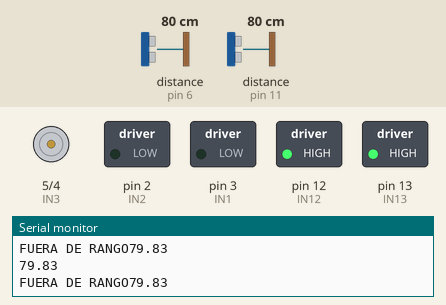
A sketch run on a simulated Arduino Uno, built with avr-gcc and run on an emulated ATmega328P. Shown: motor-driver pin pairs drawn as motors (green arrow = first pin HIGH = forward, orange = second pin HIGH = backward, longer = more drive), switched loads named in the sketch (green lamp = pin HIGH), the last lines printed to the serial monitor. Wiring (inferred from the names in the program): 2 × ultrasonic range finder: trigger pin 7, echo pin 6 / trigger pin 10, echo pin 11. The inputs (shaded band) are chosen by the test bench; at power-on: distance to the obstacle (sensors on pin 6, pin 11) 80 cm. The echo pulse lasts 58.3 µs per cm; pins used as bus, display or sensor lines are not drawn.

Above: at 1.2 s.
1.3 s: distance to the obstacle (sensor on pin 6) set to 2 cm
At 2.7 s:
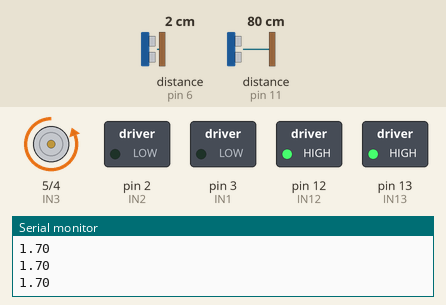
3.0 s: distance to the obstacle (sensor on pin 6) set to 60 cm
At 3.9 s:
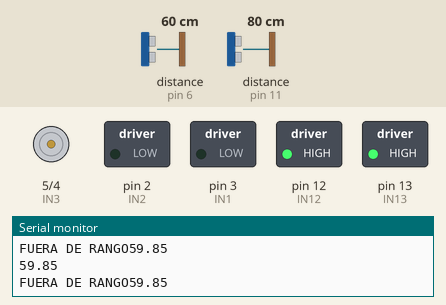
4.6 s: distance to the obstacle (sensor on pin 6) set to 4 cm
At 6.1 s:
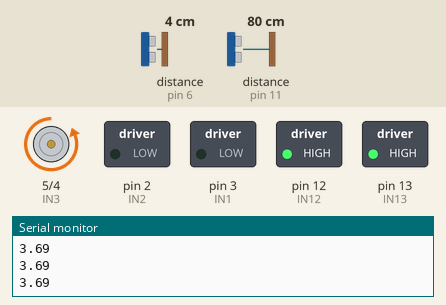
Timing chart, 0 to 7.6 s (numbered marks = the images above; inputs shaded):
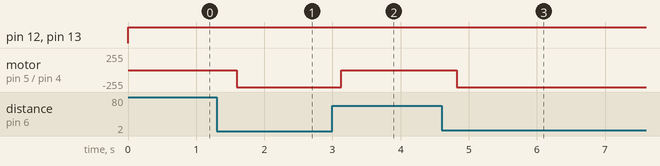

The sketch:

codigoRobotSumo.ino
```cpp
float t; // variable t=tiempo
float d; // variable d=distancia
float d1; // variable d=distancia

// Declaramos que el pin Trig del ultrasonico uno
int trig = 7;
int echo = 6;
//declaramos pines para untrasonico 2
int trig1 = 10;
int echo1 = 11;
//declaramos pines para motores
int IN3 = 5;
int IN4 = 4;
int IN2 = 2;
int IN1 = 3;
int IN13 = 13;
int IN12 = 12;

void setup()
{
  Serial.begin(9600);

  //Establecemos con PinMode si el pin sera OUTPUT o INPUT
  pinMode(echo, INPUT);
  pinMode(trig, OUTPUT);
  pinMode(echo1, INPUT);
  pinMode(trig1, OUTPUT);


  //establecemos PinMode de los motores 1 y 2
  pinMode (IN4, OUTPUT);    // Input4 conectada al pin 4
  pinMode (IN3, OUTPUT);    // Input3 conectada al pin 5
  pinMode (IN13, OUTPUT);
  pinMode (IN2, OUTPUT);
  pinMode (IN1, OUTPUT);
  pinMode (IN12, OUTPUT);
}
void loop()
{
  //declaramos los pwm
  analogWrite(IN13, 250);
  analogWrite(IN12, 250);
do {
  digitalWrite(trig, HIGH); // Establecemos el valor del pin HIGH(5V)
  delayMicroseconds(1000); // Espera un segundo
  digitalWrite(trig, LOW); // Valor del pin LOW(0V)

  d = pulseIn(echo, HIGH); //Para leer cuando Echo sea HIGH
  d = (d / 2) / 29.1; //Ecuacion
  delay(100);

  Serial.println(d);

  digitalWrite (IN4, HIGH);
  digitalWrite (IN3, LOW);
  digitalWrite (IN2, LOW);
  digitalWrite (IN1, LOW);

  } while (d < 40);

if ( d>40){
  Serial.print("FUERA DE RANGO");

  digitalWrite (IN4, LOW);
  digitalWrite (IN3, LOW);
  digitalWrite (IN1, LOW);
  digitalWrite (IN2, LOW);
}

  digitalWrite(trig1, HIGH); // Establecemos el valor del pin HIGH(5V)
    delayMicroseconds(1000); // Espera un segundo
    digitalWrite(trig1, LOW); // Valor del pin LOW(0V)

    d1 = pulseIn(echo1, HIGH); //Para leer cuando Echo sea HIGH
    d1 = (d1/ 2) / 29.1; //Ecuacion
    delay(100);

    Serial.println(d);
}
```

Measured:
- after the input at 1.3 s, motor on pin 5 (IN3) / pin 4 (IN4): stopped → backward 255/255 after 0.30 s
- after the input at 3.0 s, motor on pin 5 (IN3) / pin 4 (IN4): backward 255/255 → stopped after 0.13 s
- after the input at 4.6 s, motor on pin 5 (IN3) / pin 4 (IN4): stopped → backward 255/255 after 0.22 s
